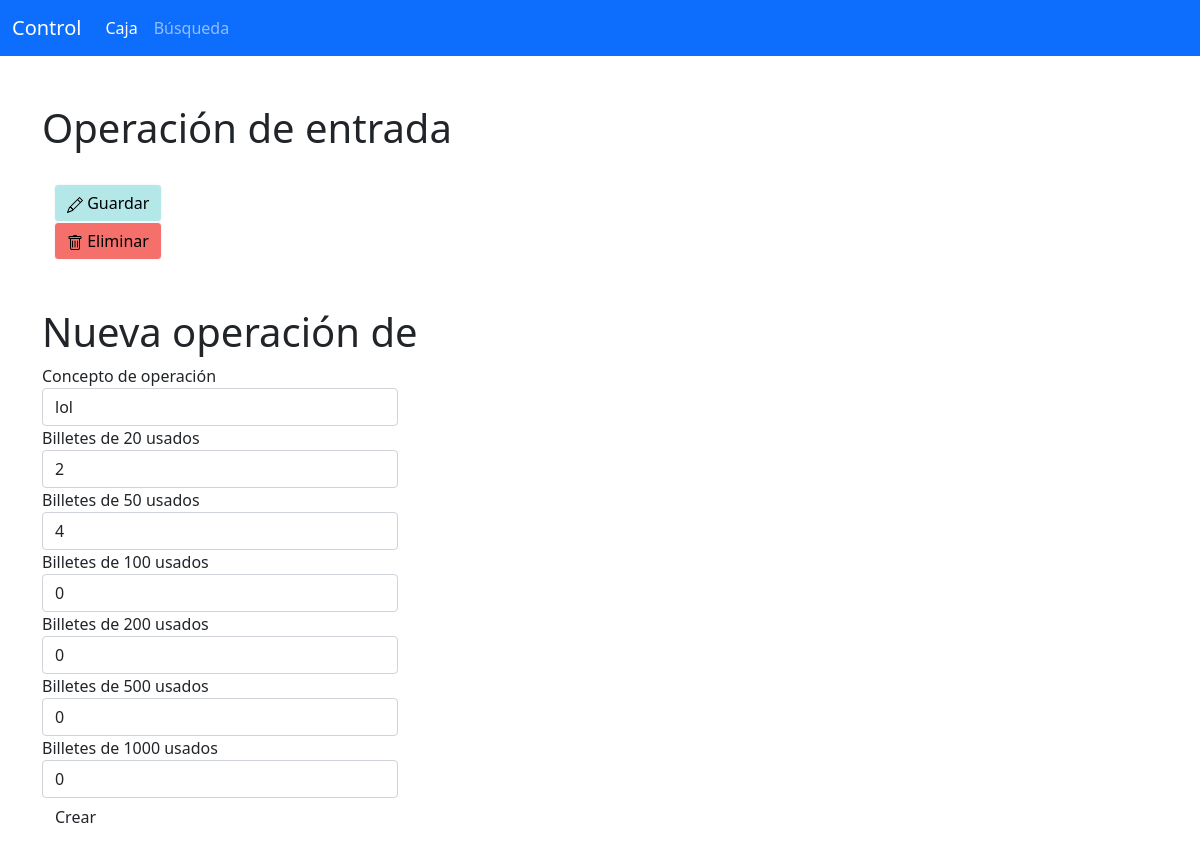
Page /ver/1 on the earlier database version.
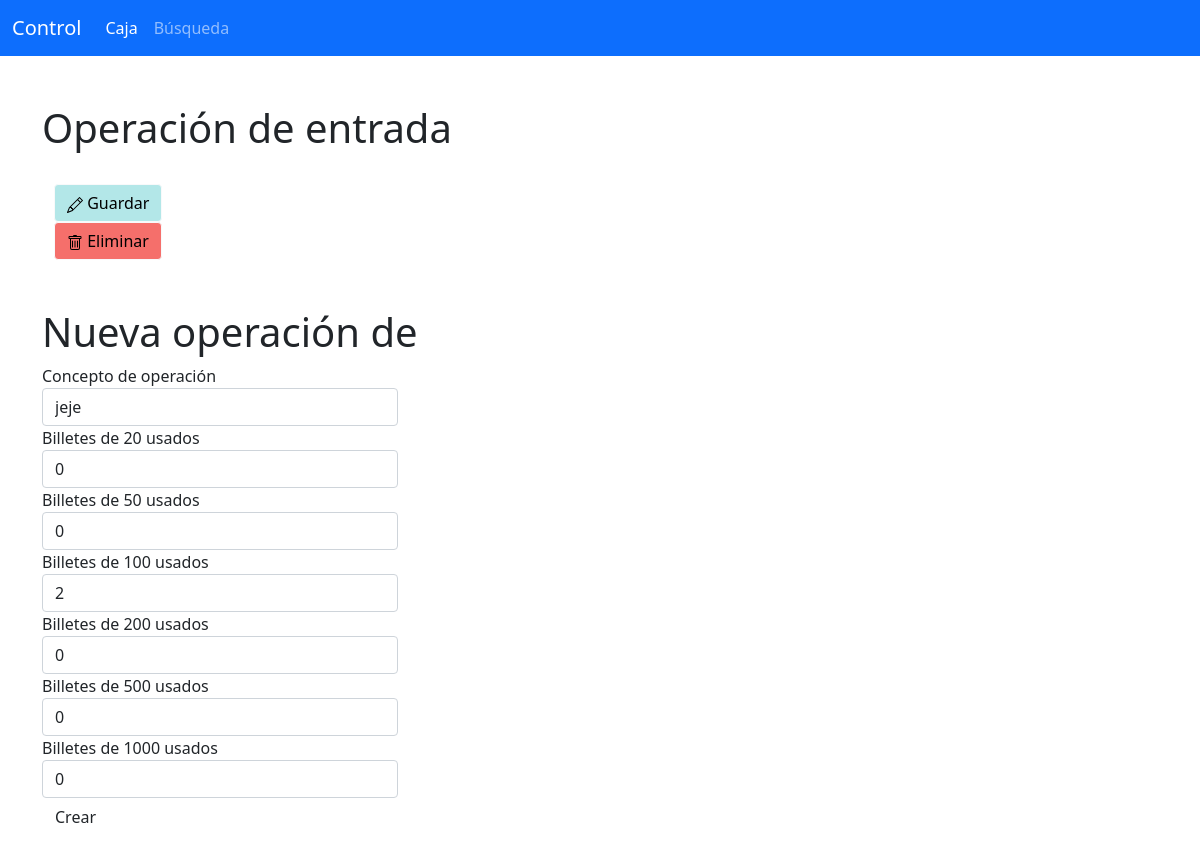
Same page on the later database version.
### app/models.py (models this page shows, shortened)
class Operacion(db.Model):
    __tablename__ = 'operaciones'
    id = db.Column(db.Integer, primary_key = True)
    concepto = db.Column(db.String(120))
    fecha = db.Column(db.Date, index = True, default = datetime.today)
    total = db.Column(db.Float)
    billetes = db.Column(db.String(18))
    tipo = db.Column(db.String(7), index = True)

### app/routes.py (the view, shortened to what this page needs)
@app.route('/ver/<int:id>', methods = ['GET','POST'])
def ver(id):
    operacion = Operacion.query.filter_by(id = id).first()
    billetes = obtener_billetes(operacion.billetes)
    if request.method == 'GET':
        form = OperacionForm(concepto = operacion.concepto, billetes_20 = billetes[0], \
            billetes_50 = billetes[1], billetes_100 = billetes[2], \
            billetes_200 = billetes[3], billetes_500 = billetes[4], \
            billetes_1000 = billetes[5])
    return render_template('ver.html', operacion = operacion, form = form)

### app/forms.py
class OperacionForm(FlaskForm):
    concepto = StringField('Concepto de operación', validators = [DataRequired()])
    billetes_20 = IntegerField('Billetes de 20 usados', validators = [Optional()], default = 0, widget = NumberInput(min = 0))
    billetes_50 = IntegerField('Billetes de 50 usados', validators = [Optional()], default = 0, widget = NumberInput(min = 0))
    billetes_100 = IntegerField('Billetes de 100 usados', validators = [Optional()], default = 0, widget = NumberInput(min = 0))
    billetes_200 = IntegerField('Billetes de 200 usados', validators = [Optional()], default = 0, widget = NumberInput(min = 0))
    billetes_500 = IntegerField('Billetes de 500 usados', validators = [Optional()], default = 0, widget = NumberInput(min = 0))
    billetes_1000 = IntegerField('Billetes de 1000 usados', validators = [Optional()], default = 0, widget = NumberInput(min = 0))
    submit = SubmitField('Crear')

### app/ops.py (called while the page is built)
def obtener_billetes(billetes):
    billetes = billetes.split()
    return billetes

### app/templates/ver.html (shortened to what this page needs)
{% extends 'base.html' %}
{% block app_content %}
{% import 'components.html' as comp %}
{% import 'bootstrap/wtf.html' as wtf %}
<br><br>
<h1>Operación de {{ operacion.tipo }}</h1>
<br>
<div class="container">
    <div class="col">
        <button class="btn btn-light" style="background-color: #B3E7E8;" data-bs-toggle="modal" data-bs-target="#ModalGuardar">
          <img src="{{ url_for('static', filename = 'pencil.svg' )}}" alt="">
          Guardar
        </button>
    </div>
    <div class="col">
      <button class="btn btn-light" style="background-color: #F56F6B;" data-bs-toggle="modal" data-bs-target="#Modal1">
        <img src="{{ url_for('static', filename = 'trash.svg' )}}" alt="">
        Eliminar
      </button>
    </div>
  </div>
</div>
<br><br>
<div class="container">
  <h1>Nueva operación de {{tipo}}</h1>
  <div class = "row">
      <div class = "col-md-4">
          {{wtf.quick_form(form)}}
      </div>
  </div>
</div>
{% endblock %}

### app/templates/base.html (shortened to what this page needs)
<html>
    <head>
            <link href="https://cdn.jsdelivr.net/npm/bootstrap@5.0.0-beta1/dist/css/bootstrap.min.css" rel="stylesheet">
    </head>
    <body>
        {% block navbar %}
            <nav class="navbar navbar-expand-lg navbar-dark bg-primary">
                <div class="container-fluid">
                  <a class="navbar-brand" href="#">Control</a>
                  <div class="collapse navbar-collapse" id="navbarNavAltMarkup">
                    <div class="navbar-nav">
                      <a class="nav-link active" aria-current="page" href="#">Caja</a>
                      <a class="nav-link" href="#">Búsqueda</a>
                    </div>
                  </div>
                </div>
            </nav>
        {% endblock %}
        {% block content %}
            <div class = "container">
                    {% block app_content %}
                    {% endblock %}
        {% endblock %}
    </body>
</html>

Differences in the rows shown:
changed Operacion "entrada": concepto "lol" → "jeje"
Other differences:
form field billetes_20: "2" → "0"
form field billetes_50: "4" → "0"
form field billetes_100: "0" → "2"
